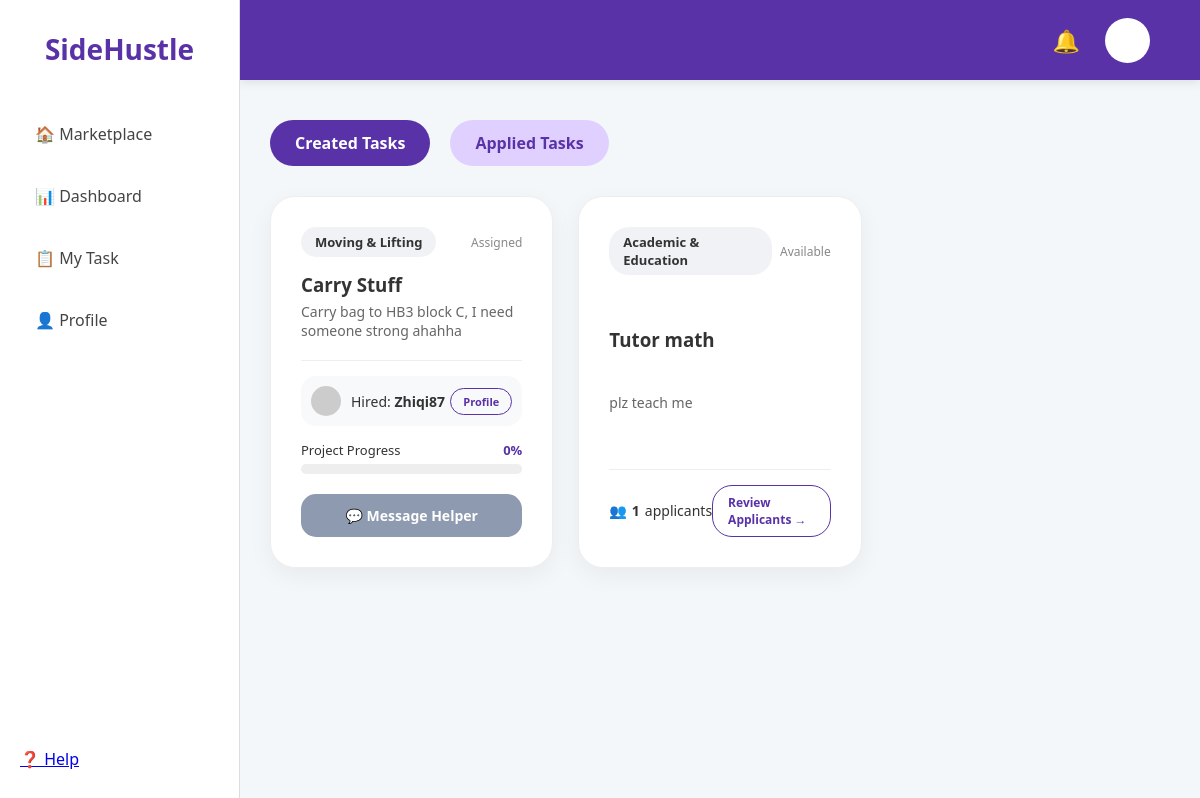
/my_task (signed in), run on an earlier commit of the app's database.
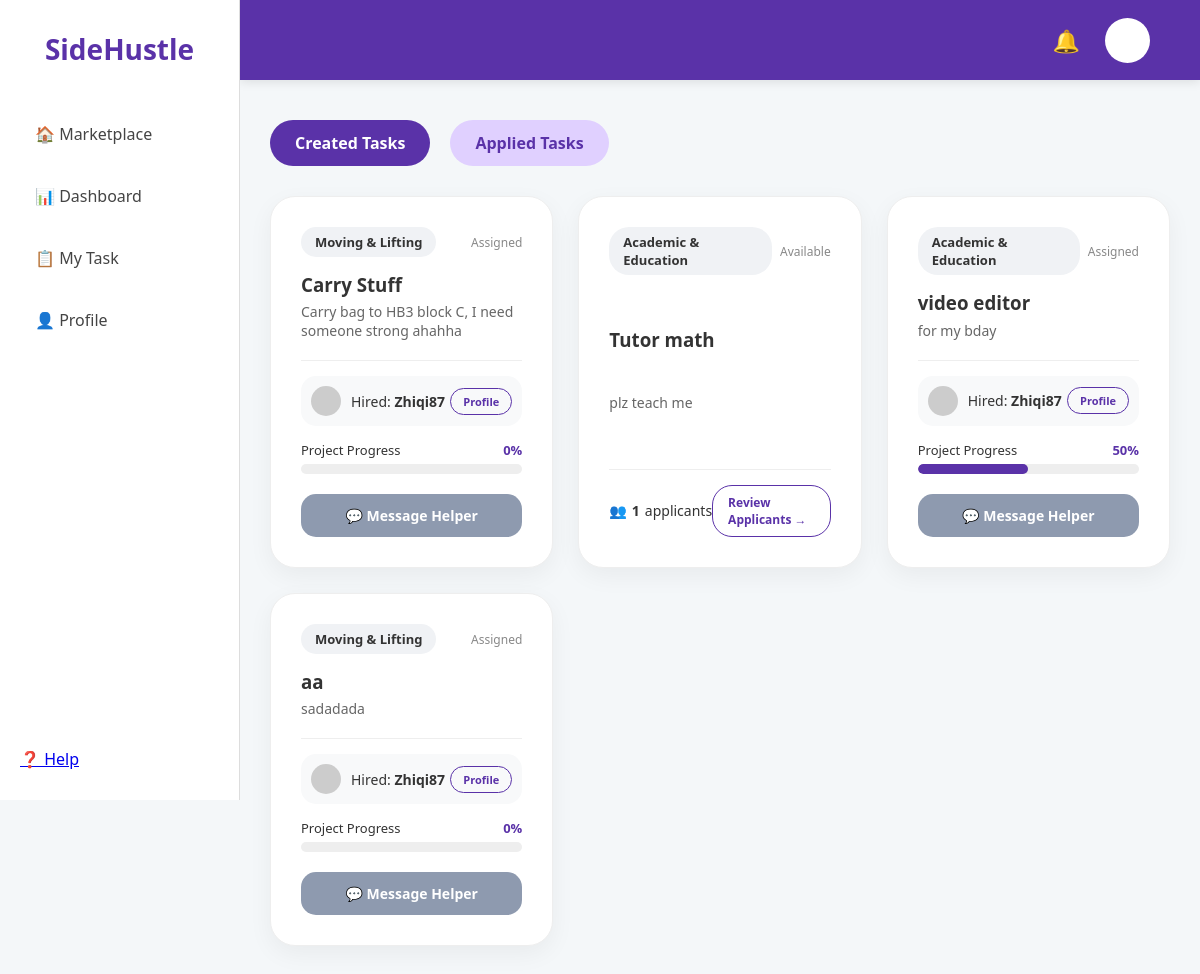
And on a later commit of the database.
### app.py (models this page shows)
class Task(db.Model):
    id = db.Column(db.Integer, primary_key=True)
    title = db.Column(db.String(100), nullable=False)
    price = db.Column(db.Float, nullable=False)
    description = db.Column(db.Text, nullable=False)
    category = db.Column(db.String(50), nullable=False)
    status = db.Column(db.String(20), default='Available')
    user = db.Column(db.String(50), default='Ali')
    rating = db.Column(db.Float, default=4.9)
    urgent = db.Column(db.Boolean, default=False)
    deadline = db.Column(db.String(50))
    capacity = db.Column(db.Integer, default=1)
    tasker = db.Column(db.String(50)) # Stores the username of the person hired
    progress = db.Column(db.Integer, default=0) # Stores 0, 25, 50, 75, or 100
    def get_applicant_count(self):
        return Application.query.filter_by(task_id=self.id).count()

### app.py (the view)
@app.route('/my_task')
def my_task():
    if 'user_id' not in session:
        return redirect(url_for('login'))
    current_user = User.query.get(session['user_id'])
    view = request.args.get('view', 'created')
    created_tasks = Task.query.filter_by(user=current_user.username).all()
    my_applications = Application.query.filter_by(applicant_username=current_user.username).all()
    return render_template('my_task.html',
                           created=created_tasks,
                           applied=my_applications, # This is now a list of Applications
                           view=view,
                           user=current_user,
                           Task=Task)

### templates/my_task.html (shortened to what this page needs)
<!DOCTYPE html>
<html>
<head>
    <link rel="stylesheet" href="{{ url_for('static', filename='style.css') }}">
</head>
<body>
    <div class="main-layout">
        <div class="sidebar">
            <div class="sidebar-top">
                <h2>SideHustle</h2>
                <div class="sidebar-menu">
                    <a href="{{ url_for('marketplace') }}">🏠 Marketplace</a>
                    <a href="/dashboard">📊 Dashboard</a>
                    <a href="{{ url_for('my_task') }}">📋 My Task</a>
                    <a href="#">👤 Profile</a>
                </div>
            </div>
            <div class="sidebar-bottom">
                <a href="#" class="menu-item">❓ Help</a>
            </div>
        </div>
        <div class="top-nav">
            <div class="nav-icons">
                <span>🔔</span>
                <div class="profile-circle"></div>
            </div>
        </div>
        <div class="content">
            <div class="task-tabs">
                <a href="{{ url_for('my_task', view='created') }}"
                class="tab-btn {% if view == 'created' %}active{% endif %}">Created Tasks</a>
                <a href="{{ url_for('my_task', view='applied') }}"
                class="tab-btn {% if view == 'applied' %}active{% endif %}">Applied Tasks</a>
            </div>
            <div class="task-grid">
                {% if view == 'created' %}
                    {% for task in created %}
                        <div class="card">
                            <div class="card-header">
                                <span class="tag">{{ task.category }}</span>
                                <span class="status-text">{{ task.status }}</span>
                            </div>
                            <h3>{{ task.title }}</h3>
                            <p style="color: #666; font-size: 14px; margin-top: 5px;">
                                {{ task.description }}
                            </p>
                            <div class="card-footer" style="margin-top: 20px; border-top: 1px solid #eee; padding-top: 15px;">
                                {% if not task.tasker %}
                                    <div style="display: flex; align-items: center; gap: 5px;">
                                        <span>👥</span>
                                        <strong>{{ task.get_applicant_count() }}</strong> applicants
                                    </div>
                                    <a href="{{ url_for('view_applicants', task_id=task.id) }}" class="btn-outline">Review Applicants →</a>
                                {% else %}
                                    <div style="width: 100%;">
                                        <div class="hired-info-box">
                                            <div class="user-meta">
                                                <div class="mini-profile"></div>
                                                <span>Hired: <strong>{{ task.tasker }}</strong></span>
                                            </div>
                                            <a href="#" class="btn-outline" style="padding: 5px 12px; font-size: 11px;">Profile</a>
                                        </div>
                                        <div class="progress-header">
                                            <span>Project Progress</span>
                                            <span class="progress-percent">{{ task.progress }}%</span>
                                        </div>
                                        <div class="progress-bar">
                                            <div class="progress-fill" style="width: {{ task.progress | default(0) }}%;"></div>
                                        </div>
                                        <a href="#" class="btn-primary btn-message">
                                            💬 Message Helper
                                        </a>
                                    </div>
                                {% endif %}
                            </div>
                        </div>
                    {% endfor %}
                {% endif %}
            </div>
        </div>
    </div>
</body>
</html>

### static/style.css (style rules this page uses)
* { box-sizing: border-box; margin: 0; padding: 0; }
body { font-family: 'Segoe UI', Roboto, Helvetica, Arial, sans-serif; background-color: #f4f7f9; color: #333; overflow-x: hidden; }
.main-layout { display: flex; }
.sidebar { width: 240px; height: 100vh; background: white; border-right: 1px solid #ddd; position: fixed; top: 0; left: 0; display: flex; flex-direction: column; justify-content: space-between; padding: 30px 20px; z-index: 3000; }
.sidebar h2 { color: #5a32a8; font-size: 28px; margin-bottom: 40px; text-align: center; }
.sidebar-menu a { display: block; padding: 15px; text-decoration: none; color: #444; font-weight: 500; border-radius: 12px; margin-bottom: 10px; transition: 0.3s; }
.top-nav { position: fixed; top: 0; left: 240px; right: 0; height: 80px; background-color: #5a32a8; display: flex; justify-content: flex-end; align-items: center; padding: 0 50px; z-index: 2000; box-shadow: 0 2px 10px rgba(0,0,0,0.1); }
.nav-icons { display: flex; align-items: center; gap: 25px; color: white; font-size: 22px; }
.profile-circle { width: 45px; height: 45px; background: white; border-radius: 50%; border: 2px solid rgba(255,255,255,0.3); cursor: pointer; }
.content { margin-left: 240px; margin-top: 80px; padding: 40px 30px; width: calc(100% - 240px); box-sizing: border-box; }
.task-grid { display: grid; grid-template-columns: repeat(3, 1fr); gap: 25px; margin-top: 20px; width: 100%; max-width: 1100px; }
.card { background: white; border-radius: 25px; padding: 30px; border: 1px solid #eee; box-shadow: 0 8px 24px rgba(0,0,0,0.05); display: flex; flex-direction: column; justify-content: space-between; min-height: 350px; }
.tag { display: inline-block; padding: 6px 14px; border-radius: 20px; font-size: 13px; font-weight: bold; background: #f0f2f5; margin-right: 8px; }
.btn-primary { display: block; width: 100%; background: #5a32a8; color: white; padding: 16px; text-align: center; border-radius: 15px; text-decoration: none; font-weight: bold; border: none; margin-top: 20px; cursor: pointer; transition: 0.2s; }
.task-tabs { display: flex; gap: 20px; margin-bottom: 30px; }
.tab-btn { text-decoration: none; padding: 12px 25px; border-radius: 30px; background: #e0d0ff; color: #5a32a8; font-weight: bold; transition: 0.3s; }
.tab-btn.active { background: #5a32a8; color: white; }
.card-header { display: flex; justify-content: space-between; align-items: center; margin-bottom: 15px; }
.status-text { font-size: 12px; color: #888; }
.card-footer { display: flex; justify-content: space-between; align-items: center; margin-top: auto; font-size: 14px; }
.progress-bar { width: 100%; height: 10px; background: #eee; border-radius: 10px; overflow: hidden; }
.progress-fill { height: 100%; background: #5a32a8; border-radius: 10px; }
.btn-outline { text-decoration: none; padding: 8px 15px; border: 1.5px solid #5a32a8; color: #5a32a8; border-radius: 20px; font-size: 12px; font-weight: bold; }
.mini-profile { width: 25px; height: 25px; background: #ccc; border-radius: 50%; }
.hired-info-box { display: flex; align-items: center; justify-content: space-between; margin-bottom: 15px; background: #f8f9fa; padding: 10px; border-radius: 15px; }
.user-meta { display: flex; align-items: center; gap: 10px; font-size: 14px; }
.progress-header { display: flex; justify-content: space-between; margin-bottom: 5px; font-size: 13px; }
.progress-percent { color: #5a32a8; font-weight: bold; }
.btn-message { background-color: #8e9aaf !important; font-size: 14px; padding: 12px; }
.mini-profile { width: 30px; height: 30px; background: #ccc; border-radius: 50%; flex-shrink: 0; }

What changed in the data, as far as the page shows it:
added Task: category "Academic & Education", status "Assigned", title "video editor", description "for my bday", tasker "Zhiqi87", progress "50"
added Task: category "Moving & Lifting", status "Assigned", title "aa", description "sadadada", tasker "Zhiqi87", progress "0"
